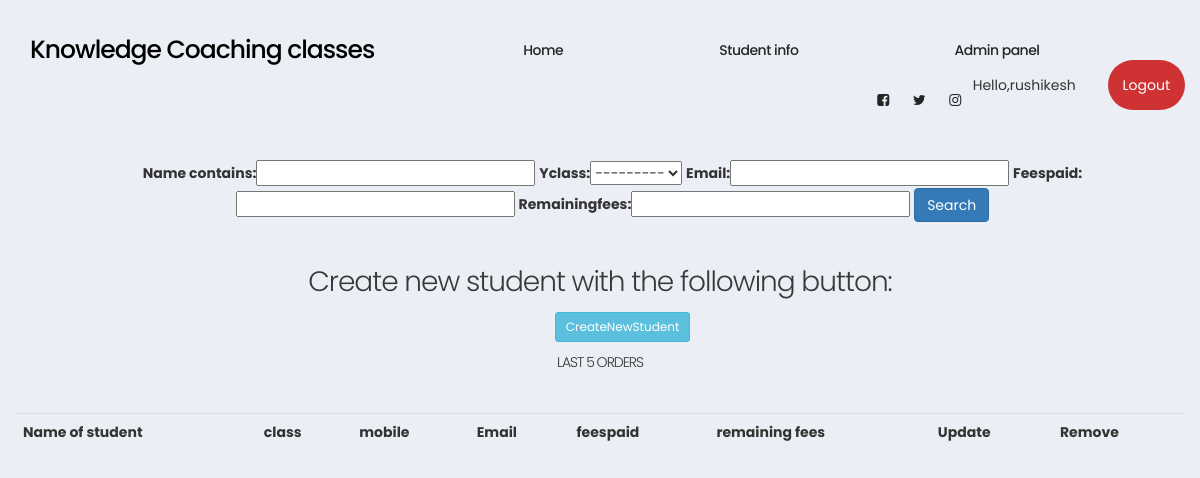
The page /dashboardstudent/ (signed in) on the database as committed earlier.
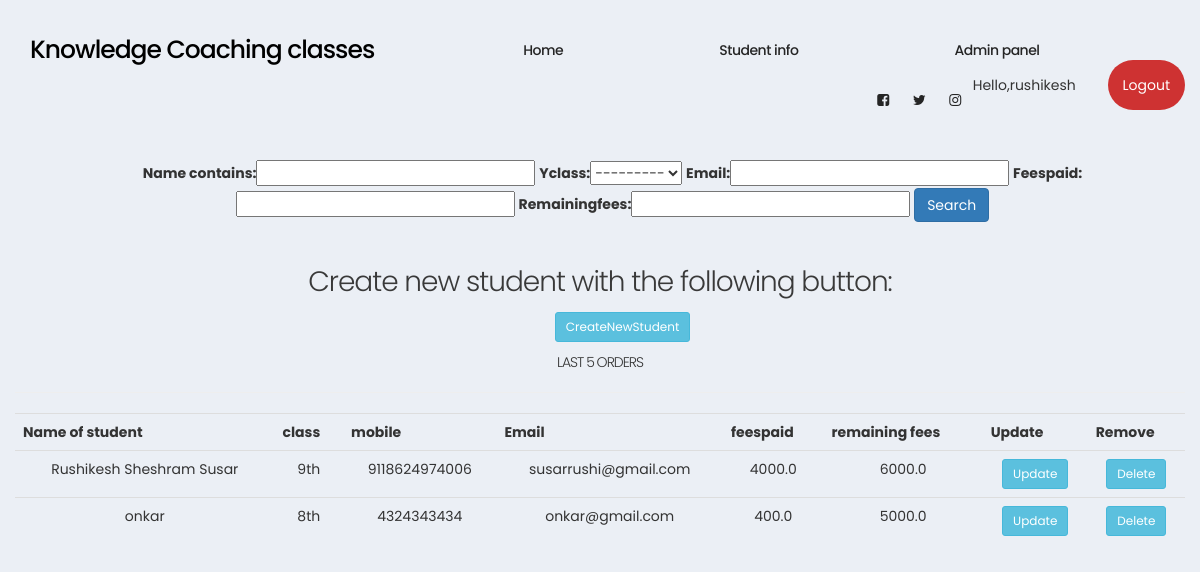
The same page on the database as committed later.
### classes/models.py (models this page shows, shortened)
class Student(models.Model):
     YCLASS = (
        ('5th','5th'),
        ('6th','6th'),
        ('7th','7th'),
        ('8th','8th'),
        ('9th','9th'),
        ('10th','10th'),
    )
     sno = models.AutoField(primary_key=True)
     name = models.CharField(max_length=255)
     phone = models.CharField(max_length=13)
     Yclass = models.CharField(max_length=200, null=True, choices = YCLASS)
     email = models.CharField(max_length=100)
     feespaid = models.FloatField(null = True)
     remainingfees = models.FloatField(null = True)
     timestamp = models.DateTimeField(auto_now_add=True,blank=True)

### classes/decorators.py (the view)
        def wrapper_func(request,*args,**kwargs):
            group = None
            if request.user.groups.exists():
                group = request.user.groups.all()[0].name
            if group in allowed_roles:
                return view_func(request,*args,**kwargs)
            else :
                return HttpResponse('You are not authorized to view this page')

### classes/views.py (called while the page is built)
@allowed_users(allowed_roles = ['admin'])
@admin_only
def dashboardstudent(request):
    student = Student.objects.all()
    myFilter = YclassFilter(request.GET, queryset = student)
    Students = myFilter.qs
    context = {'Students':Students,'myFilter':myFilter}
    return render(request,'classes/dashboardst.html',context)

### templates/classes/dashboardst.html (shortened to what this page needs)
{% load static %}
<!DOCTYPE html>
<html>
    <head>
        <link rel="stylesheet" href="https://maxcdn.bootstrapcdn.com/bootstrap/3.3.6/css/bootstrap.min.css">
     <link rel="stylesheet" href="{% static 'css/magnific-popup.css' %}">
     <link rel="stylesheet" href="{% static '/css/font-awesome.min.css' %}">
     <link rel="stylesheet" href="{% static 'css/owl.carousel.css' %}">
     <link rel="stylesheet" href="{% static 'css/owl.theme.default.min.css' %}">
     <link rel="stylesheet" href="{% static 'css/templatemo-style.css' %}">
     <link rel="stylesheet" href="{% static 'css/test.css' %}">
        <link rel="stylesheet" href="{% static 'css/main.css' %}" >
</head>
    <body>
		<section class="navbar custom-navbar navbar-fixed-top" role="navigation">
            <div class="container">
                 <div class="navbar-header">
                      <a href="{% static 'index.html' %}" style="color: black" class="navbar-brand">Knowledge Coaching
                           classes</a>
                 </div>
                 <div class="collapse navbar-collapse">
                      <ul  class="nav navbar-nav navbar-nav-first">
                           <li><a href="{% url 'home' %}" class="">Home</a></li>
                      </ul>
                      <ul  class="nav navbar-nav navbar-nav-first">
                        <li><a href="{% url 'dashboardstudent' %}" class="">Student info</a></li>
                   </ul><ul  class="nav navbar-nav navbar-nav-first">
					<li><a href="{% url 'dashboard' %}" class="">Admin panel</a></li>
			   </ul>
                      <ul class="nav navbar-nav navbar-right">
                           <li><a href="#"><i class="fa fa-facebook-square"></i></a></li>
                           <li><a href="#"><i class="fa fa-twitter"></i></a></li>
                           <li><a href="#"><i class="fa fa-instagram"></i></a></li>
                           {% if request.user.is_authenticated == False %}
                           <li class="section-btn"><a href="{% url 'register' %}">Sign in /
                                     Join</a></li>
                           {% else %}
                           <span class="hello-msg"> Hello,{{request.user}}</span>
                           <span class="hello-msg"><a class="section-btn" href="{% url 'logout' %}">Logout</a></span>
                           {% endif %}
                      </ul>
                 </div>
            </div>
       </section>
<section>		<br><br><br><br>
<div class="row" style="margin-left: 10px;">
	<div class="col">
		<div class="card card-body">
			<form method="get">
                      {{ myFilter.form }}
		    <button class="btn btn-primary" type="submit">Search</button>
		  </form>
		</div>
	</div>
</div>
<br>
     <div>
        <h2>Create new student with the following button:</h2></div>
        <div style="margin-left:45px"><td><a class="btn btn-sm btn-info" href="{% url 'create_student' %}">CreateNewStudent</a></td>
          </div>
	<div class="col-md-12">
		<h5>LAST 5 ORDERS</h5>
		<hr>
		<div class="card card-body">
			<table class="table table-sm">
				<tr>
					<th>Name of student </th>
                    <th>class</th>
					<th>mobile</th>
					<th>Email</th>
					<th>feespaid</th>
					<th>remaining fees</th>
					<th>Update</th>
					<th>Remove</th>
				</tr>
				{% for student in Students %}
				<tr>
					<td>{{student.name }}</td>
                    <td>{{student.Yclass }}</td>
					<td>{{student.phone }}</td>
					<td>{{student.email }}</td>
					<td>{{student.feespaid }}</td>
					<td>{{student.remainingfees }}</td>
					<td><a class="btn btn-sm btn-info" href="{% url 'update_student' student.sno %}">Update</a></td>
                    <td><a class="btn btn-sm btn-info" href="{% url 'deleteStudent' student.sno %}">Delete</a></td>
                </tr>
				{% endfor %}
			</table>
		</div>
	</div>
</section>
</body>
</html>

### static/css/templatemo-style.css (style rules this page uses)
body { background: #ffffff; font-family: 'Poppins', sans-serif; overflow-x: hidden; }
h1,h2,h3,h4,h5,h6 { font-weight: 300; line-height: inherit; letter-spacing: -1px; }
h2 { color: #393939; font-size: 2em; }
* { -webkit-box-sizing: border-box; -moz-box-sizing: border-box; box-sizing: border-box; }
*:before, *:after { -webkit-box-sizing: border-box; -moz-box-sizing: border-box; box-sizing: border-box; }
a { color: #252525; font-weight: normal; -webkit-transition: 0.5s; transition: 0.5s; text-decoration: none !important; }
.section-btn { background: #ce3232; border: 0; border-radius: 100px; color: #ffffff; cursor: pointer; font-size: inherit; font-weight: normal; padding: 15px 30px; -webkit-transition: 0.5s; transition: 0.5s; }
section { padding-top: 80px; padding-bottom: 80px; text-align: center; }
.custom-navbar { border: none; margin-bottom: 0; padding: 25px 0; }
.custom-navbar .navbar-brand { color: #ffffff; font-size: 25px; font-weight: 500; letter-spacing: -1px; }
.custom-navbar .navbar-nav.navbar-nav-first { margin-left: 8em; }
.custom-navbar .navbar-nav.navbar-right li a { padding-right: 12px; padding-left: 12px; }
.custom-navbar .section-btn { padding: 15px; margin-left: 2em; }
.custom-navbar .nav li a { font-size: 14px; font-weight: 500; letter-spacing: -0.5px; padding-right: 22px; padding-left: 22px; }
@media (min-width:768px) { .custom-navbar { border-bottom: 0; background: 0 0; } }

### static/css/main.css (style rules this page uses)
body { background-color: #ebeff5; }

Rows that differ between the two databases and show on the page:
added Student: name "Rushikesh Sheshram Susar", Yclass "9th", phone "9118624974006", email "susarrushi@gmail.com", feespaid "4000.0", remainingfees "6000.0"
added Student: name "onkar", Yclass "8th", phone "4324343434", email "onkar@gmail.com", feespaid "400.0", remainingfees "5000.0"
